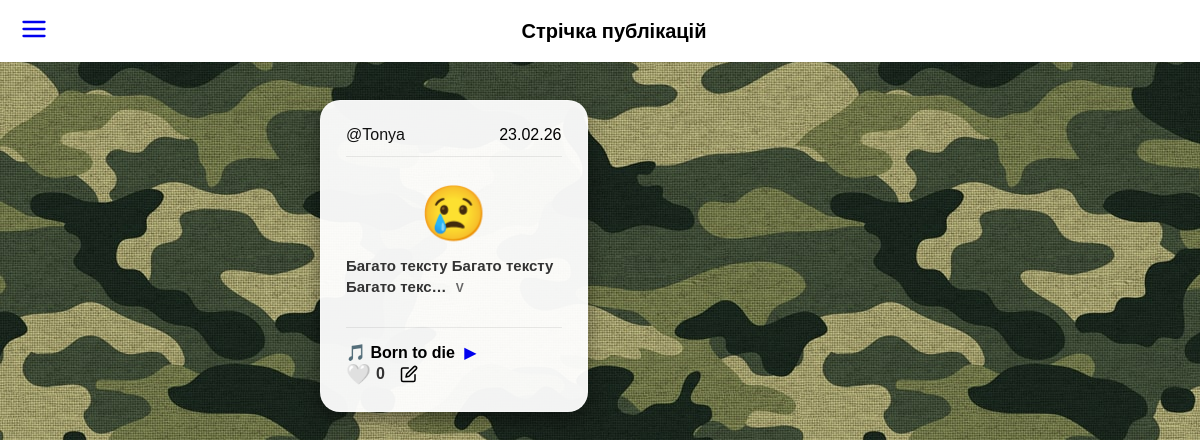
Before: /notes/ (signed in) with the older database file.
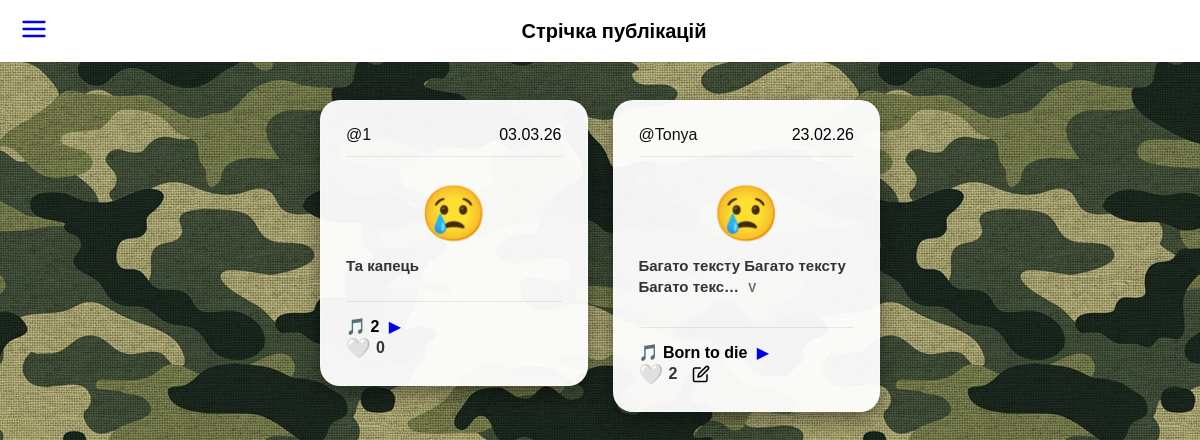
After: the same page with the newer database file.
### diary/models.py (models this page shows, shortened)
class Note(models.Model):
    author = models.ForeignKey(
        settings.AUTH_USER_MODEL,
        on_delete=models.SET_NULL,
        null=True,
        blank=True,
        related_name='notes'
    )
    text = models.TextField(max_length=3000)
    mood = models.ForeignKey(
        Mood,
        on_delete=models.SET_NULL,
        null=True,
        blank=True
    )
    song = models.ForeignKey(
        Song,
        on_delete=models.SET_NULL,
        null=True,
        blank=True,
        related_name='notes'
    )
    is_public = models.BooleanField(default=False)
    created_at = models.DateTimeField(auto_now_add=True)
    likes = models.ManyToManyField(
        settings.AUTH_USER_MODEL,
        related_name='liked_notes',
        blank=True
    )

class Mood(models.Model):
    name = models.CharField(max_length=150)
    emoji = models.CharField(max_length=10, blank=True)

class Song(models.Model):
    title = models.CharField(max_length=150, blank=True)
    artist = models.CharField(max_length=150, blank=True)
    url = models.URLField(blank=True)
    created_at = models.DateTimeField(auto_now_add=True)

### users/models.py (models this page shows, shortened)
class User(AbstractUser):
    email = models.EmailField(unique=True)
    location = models.CharField(max_length=200)

### diary/views.py (the view)
# urls.py: path('notes/', views.notes_feed, name='notes'),
@login_required
def notes_feed(request):
    notes_list = Note.objects.filter(is_public=True).prefetch_related('likes').order_by('-created_at')
    paginator = Paginator(notes_list, 10)
    page_obj = paginator.get_page(request.GET.get('page'))
    return render(request, 'diary/notes.html', {'page_obj': page_obj})

### templates/diary/notes.html (shortened to what this page needs)
{% extends 'base_app.html' %}
{% block page_title %}Стрічка публікацій{% endblock %}
{% block content %}
<div class="notes-grid">
    {% for note in page_obj %}
    <div class="square-card">
        <div class="card-header">
            <span style="color: #111;">@{{ note.author.username|default:"Анонім" }}</span>
            <span>{{ note.created_at|date:"d.m.y" }}</span>
        </div>
        <div class="card-mood">
            {{ note.mood.emoji|default:"📝" }}
        </div>
        <div class="card-text">
            {% if note.text|length > 40 %}
                <details style="width: 100%;">
                    <summary style="cursor: pointer; font-weight: bold; line-height: 1.4; list-style: none; outline: none; margin-bottom: 5px;">
                        {{ note.text|truncatechars:40 }} <span style="font-size: 12px; margin-left: 5px; color: #666;">V</span>
                    </summary>
                </details>
            {% else %}
                <div style="font-weight: bold; line-height: 1.4;">{{ note.text }}</div>
            {% endif %}
        </div>
        <div class="card-footer">
            <div style="flex-grow: 1; overflow: hidden; white-space: nowrap; text-overflow: ellipsis; margin-right: 10px;">
                {% if note.song %}
                    <b>🎵 {{ note.song.title }}</b>
                    {% if note.song.url %}
                        <a href="{{ note.song.url }}" target="_blank" style="text-decoration: none; margin-left: 5px;">▶</a>
                    {% endif %}
                {% endif %}
            </div>
            <div style="display: flex; align-items: center; gap: 15px;">
                <a href="{% url 'like_note' note.id %}" style="text-decoration: none; font-size: 20px; color: #333; display: flex; align-items: center; gap: 5px;" title="Подобається">
                    {% if request.user in note.likes.all %}
                        ❤️
                    {% else %}
                        🤍
                    {% endif %}
                    <span style="font-size: 16px; font-weight: bold;">{{ note.likes.count }}</span>
                </a>
                {% if request.user == note.author %}
                <a href="{% url 'edit_note' note.pk %}" style="text-decoration: none; display: flex; align-items: center;" title="Редагувати">
                    <svg viewBox="0 0 24 24" width="18" height="18" stroke="black" stroke-width="2" fill="none" stroke-linecap="round" stroke-linejoin="round">
                        <path d="M11 4H4a2 2 0 0 0-2 2v14a2 2 0 0 0 2 2h14a2 2 0 0 0 2-2v-7"></path>
                        <path d="M18.5 2.5a2.121 2.121 0 0 1 3 3L12 15l-4 1 1-4 9.5-9.5z"></path>
                    </svg>
                </a>
                {% endif %}
            </div>
        </div>
    </div>
    {% empty %}
    <div style="grid-column: 1 / -1; text-align: center; margin-top: 40px; color: white; opacity: 0.8; font-style: italic; text-shadow: 1px 1px 2px black;">
        У публічній стрічці поки немає записів.
    </div>
    {% endfor %}
</div>
{% endblock %}

### templates/base_app.html (shortened to what this page needs)
{% load static %}
<!DOCTYPE html>
<html lang="uk">
<head>
    <link rel="stylesheet" href="{% static 'styles/styles.css' %}">
</head>
<body class="app-body">
    <nav class="app-navbar">
        <a href="{% url 'menu' %}" class="nav-icon">
            <svg viewBox="0 0 24 24" width="28" height="28" stroke="currentColor" stroke-width="2" fill="none" stroke-linecap="round" stroke-linejoin="round">
                <line x1="3" y1="12" x2="21" y2="12"></line>
                <line x1="3" y1="6" x2="21" y2="6"></line>
                <line x1="3" y1="18" x2="21" y2="18"></line>
            </svg>
        </a>
        <div class="nav-title">
            {% block page_title %}Назва сторінки{% endblock %}
        </div>
    </nav>
    <main class="app-content">
        {% block content %}
        {% endblock %}
    </main>
</body>
</html>

### static/styles/styles.css (style rules this page uses)
body { margin: 0; padding: 0; font-family: Arial, sans-serif; background-image: url('../images/camouflage.jpg'); background-repeat: repeat; background-size: auto; min-height: 100vh; display: flex; flex-direction: column; align-items: center; }
.app-navbar { background-color: white; color: black; display: flex; justify-content: space-between; align-items: center; padding: 15px 20px; position: fixed; top: 0; left: 0; width: 100%; box-sizing: border-box; z-index: 1000; }
.nav-title { font-size: 20px; font-weight: bold; text-align: center; flex-grow: 1; font-family: 'Verdana', 'Geneva', sans-serif; }
.app-content { padding: 80px 20px 20px; width: 100%; max-width: 600px; margin: 0 auto; box-sizing: border-box; display: flex; flex-direction: column; }
.notes-grid { display: grid; grid-template-columns: repeat(auto-fill, minmax(190px, 1fr)); gap: 25px; margin-top: 20px; width: 100%; align-items: start; }
.square-card { background-color: rgba(255, 255, 255, 0.95); border-radius: 20px; padding: 25px; display: flex; flex-direction: column; box-shadow: 0 8px 20px rgba(0,0,0,0.4); aspect-ratio: 1 / 1; transition: all 0.3s ease; box-sizing: border-box; border: 1px solid rgba(255,255,255,0.3); }
.card-header { display: flex; justify-content: space-between; align-items: center; border-bottom: 1px solid rgba(0,0,0,0.08); padding-bottom: 12px; margin-bottom: 15px; }
.card-mood { font-size: 54px; text-align: center; margin: 10px 0; }
.card-text { flex-grow: 1; font-size: 15px; line-height: 1.6; color: #333; margin-bottom: 25px; }
.card-footer { border-top: 1px solid rgba(0,0,0,0.08); padding-top: 15px; margin-top: auto; }

Changed rows visible on the page:
added Note: author.username "1", created_at "03.03.26", mood.emoji "😢", text "Та капець", song "2", likes.count "0"
computed for Note "Tonya": likes.count "0" → "2"
